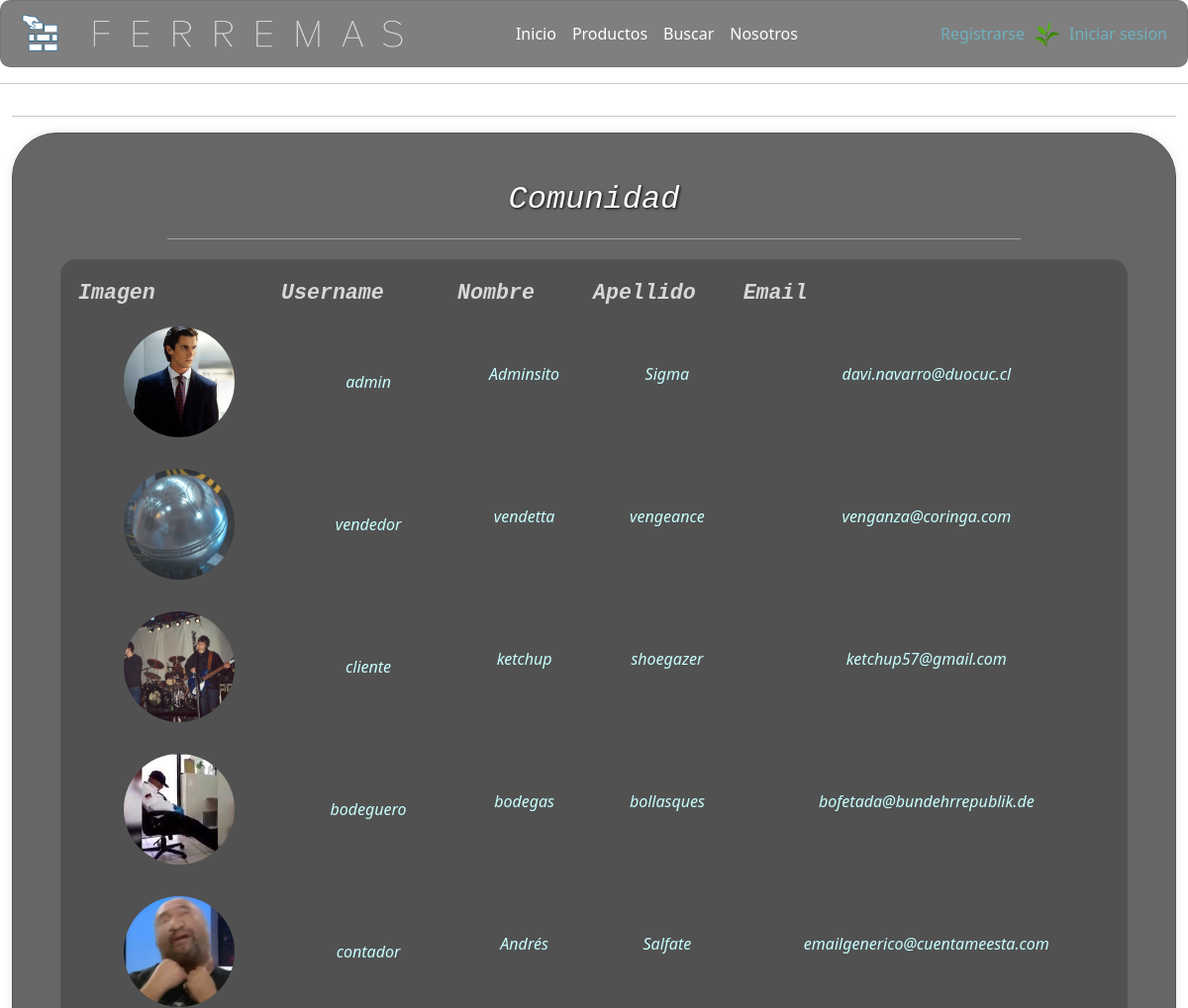
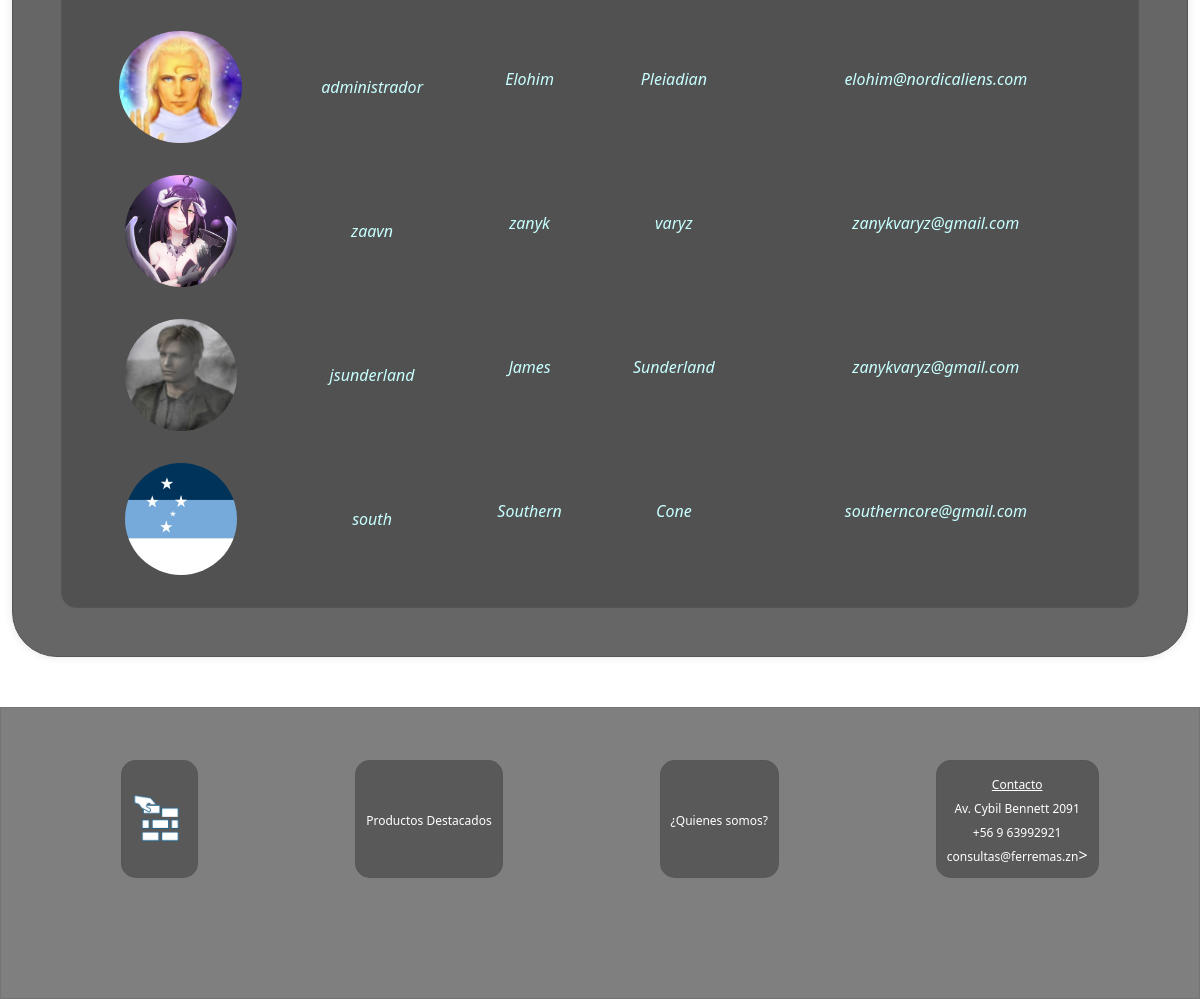
Screenshot of /usuarios/ with the database file from the repository (2 pictures, top to bottom).
### core/models.py (models this page shows)
class CustomUser(AbstractUser):
    pic = models.ImageField(upload_to='profile_pics', null=True, blank=True, default='profile_pics/default.png')
    is_staff=models.BooleanField(default=False)
    tipo = models.CharField(max_length=20,
        choices=(
            ('cliente', 'Cliente'),
            ('vendedor', 'Vendedor'),
            ('bodeguero', 'Bodeguero'),
            ('contador', 'Contador'),
            ('administrador', 'Administrador'),
        ),default='Cliente',verbose_name='Tipo')
    bio = models.TextField(verbose_name='biografia', default='', null=True, blank=True)

### core/views.py (the view)
# urls.py: path('usuarios/', views.usuarios,name="usuarios"),
def usuarios(request):
    usuarios = CustomUser.objects.all()
    return render(request, 'usuarios.html', {'usuarios':usuarios})

### core/context_processor.py (called while the page is built, shortened)
def total_carrito(request):
    total=0
    return {'total_carrito':int(total)}

### core/templates/usuarios.html
{% extends "base.html" %}
{% load static %}
{% block content %}
<div class="container-fluid">
    <hr>
    <div class="login-container">
        <div class="form-title" style="margin-bottom: 15px;">
            <h2>Comunidad</h2>
        </div>
        <span class="liner"></span>
        <div class="table-container">
            <table id="tobras">
                <thead>
                    <tr>
                        <th>Imagen</th>
                        <th>Username</th>
                        <th>Nombre</th>
                        <th>Apellido</th>
                        <th>Email</th>
                    </tr>
                </thead>
                <tbody>
                    {% for u in usuarios %}
                        <tr>
                            <td>
                                <a href="{% url 'profileWatch' u.id %}">
                                    <img src="{{ u.pic.url }}" class="img-table">
                                </a>
                            </td>
                            <td>
                                <a href="{% url 'profileWatch' u.id %}" class="td-a-profile2">
                                    {{u.username}}
                                </a>
                            </td>
                            <td>
                                <p  class="td-a-profile">
                                    {{u.first_name}}
                                </p>
                            </td>
                            <td>
                                <p  class="td-a-profile">
                                    {{u.last_name}}
                                </p>
                            </td>
                            <td>
                                <p  class="td-a-profile">
                                    {{u.email}}
                                </p>
                            </td>
                        </tr>
                    {%endfor%}
                </tbody>
            </table>
        </div>
    </div>
</div>
{% endblock %}

### core/templates/base.html (shortened to what this page needs)
<!DOCTYPE html>
<html lang="es">
<head>
    {% load static %}
    {% load crispy_forms_tags %}
    {% load crispy_forms_tags %}
    {% load widget_tweaks %}
    <link rel="stylesheet" href="{% static 'css/mystyles.css' %}">
    <link href="https://cdn.jsdelivr.net/npm/bootstrap@5.3.3/dist/css/bootstrap.min.css" rel="stylesheet" >
</head>
<body class="fade-in">
    <header>
        <nav class="navbar navbar-expand-lg menu">
            <div class="container-fluid">
                <a href="{% url 'index' %}" class="navbar-brand">
                    <img id="logofr" src="{% static 'assets/icons/frw.png'%}" alt="logo_fr" style="height: 40px;">
                </a>
                <a href="{% url 'index' %}" class="navbar-brand">
                    <img id="logo" src="{% static 'assets/icons/logo_fr.png'%}" alt="logo_gc">
                </a>
                {% if user.is_authenticated %}
                    {% if user.is_staff %}
                        {% include 'menuMiembro.html' %}
                    {% else %}
                        {% include 'menuCliente.html' %}
                    {% endif %}
                {% else %}
                    {% include 'menuGeneral.html' %}
                {% endif %}
            </div>
          </nav>
        <hr>
    </header>
    <main>
        {% block content %}
        {% endblock %}
    </main>
    <div class="item3">
        <footer>
            <div class="footerChico">
                <a href="{% url 'index' %}">
                    <img src="{% static 'assets/icons/frw.png' %}" title="Ir a inicio" alt="home" height="50px">
                </a>
            </div>
            <div class="footerChico">
                <div class="navr">
                    <a href="{% url 'products' %}">
                        <span class="footer-text">Productos Destacados</span>
                    </a>
                </div>
            </div>
            <div class="footerChico">
                <div class="navr">
                    <a href="{% url 'nosotros' %}"><span class="footer-text">¿Quienes somos?</span></a>
                </div>
            </div>
            <div class="footerChico">
                <div class="navr">
                    <span class="footer-text"><u>Contacto</u><br>Av. Cybil Bennett 2091<br>+56 9 63992921<br>consultas@ferremas.zn</span>></span>
                </div>
            </div>
        </footer>
    </div>
</body>
</html>

### core/templates/menuGeneral.html
{% load static %}
<div class="collapse navbar-collapse naz" id="navbarNavDropdown">
    <div>
        <ul class="navbar-nav me-auto mb-2 mb-lg-0">
            <li class="nav-item">
                <a class="nav-link" href="{% url 'index' %}">Inicio</a>
            </li>
            <li class="nav-item">
                <a class="nav-link" href="{% url 'products' %}">Productos</a>
            </li>
            <li class="nav-item">
                <a  class="nav-link" href="{% url 'buscar' %}">Buscar</a>
            </li>
            <li class="nav-item">
                <a  class="nav-link" href="{% url 'nosotros' %}">Nosotros</a>
            </li>
        </ul>
    </div>
    <div class="navbar-right">
        {% if user.is_authenticated %}
            <div class="boxes">
                <a href="#" class="nav-link" >{{ user.username }}</a>
            </div>
            <img src="{% static 'assets/icons/tea.png' %}" alt="imgGC">
            <div class="boxes">
                <a href="{% url 'cerrar' %}" class="navbar-item" id="#">Cerrar sesión</a>
            </div>
        {% else %}
            <div class="boxes">
                <a href="{% url 'signup' %}" id="userGC">Registrarse</a>
            </div>
            <img src="{% static 'assets/icons/tea.png' %}" alt="imgGC">
            <div class="boxes">
                <a href="{% url 'login' %}" id="userGC">Iniciar sesion</a>
            </div>
        {% endif %}
    </div>
</div>

### core/static/css/mystyles.css (style rules this page uses)
body { background-image: url("../assets/img/fondo.png"); background-repeat: no-repeat; background-position: center; background-attachment: fixed; background-size: cover; display: flex; flex-direction: column; font-family: 'Ubuntu', "times new roman", times, roman, serif; }
footer { position: relative; bottom: 0; display: flex; justify-content: space-around; flex-wrap: wrap; border: 1px solid #5555553d; background: rgba(0, 0, 0, 0.5); margin-top: 50px; padding:4vh; padding-bottom: 15vh; }
.fade-in { animation: fadeIn 1s; -webkit-animation: fadeIn 1s; -moz-animation: fadeIn 1s; -o-animation: fadeIn 1s; -ms-animation: fadeIn 1s; }
.menu { padding:1vh !important; background-color: rgba(0, 0, 0, 0.5) !important; border-radius: 10px; border: 1px solid #5555553d; }
#logo { border-radius: 10px; max-width: 42vh; display: table; width: 100%; }
.naz { display: flex; justify-content: space-between; align-items: center; padding-left: 10vh !important; }
.nav-item a { color: white; text-decoration:none; font-size: 2vh; }
.login-container { padding: 4vw; border-radius: 45px; border: 1px solid #555; box-shadow: 0 0 10px rgba(0, 0, 0, 0.1); background-color: rgba(0, 0, 0, 0.6); }
.form-title { text-align: center; font-style: italic; color: rgb(255, 255, 255); text-shadow: 1px 1px 3px rgb(5, 5, 5); font-family: 'Courier New', Courier, monospace; }
.navr { color:rgb(255, 255, 255); text-align: center; transition: background-color 0.3s ease; }
.footer-text { font-size: 1vw; }
.liner { background-color: rgba(255, 255, 255, 0.384); width: 80%; height: 1px; border-radius: 1px; display: block; margin: 0 auto; margin-top: 20px; margin-bottom: 20px; }
.table-container { width: 100%; overflow-x: scroll; background-color: rgba(0, 0, 0, 0.2); border-radius: 15px; border:1px solid #555; padding:1rem; }
.img-table { height: 7rem; border-radius: 50%; border:0; }
.td-a-profile { text-decoration: none; color: rgb(200, 255, 255); }
.td-a-profile2 { text-decoration: none; color: rgb(200, 255, 255); }
table { border-collapse: collapse; width: 100%; background-color: rgba(0, 0, 0, 0); }
th { text-align: left !important; display: relative; font-size: 3vh; font-style: italic; }
td { display: relative; white-space: wrap; text-overflow: ellipsis; padding: 1rem; text-align: center; }
td img { border-radius:15px; border:1px solid rgb(148, 217, 227); max-width: 100%; height: auto; }
thead th { color: #d7d7d7; font-family: 'Courier New', Courier, monospace; font-size: 2.7vh; font-style: italic; text-align: left; }
tbody td { color:rgb(255, 255, 255) !important; font-style: italic; }

### rows the page displays
CustomUser: pic (picture), username "admin", first_name "Adminsito", last_name "Sigma", email "davi.navarro@duocuc.cl"
CustomUser: pic (picture), username "vendedor", first_name "vendetta", last_name "vengeance", email "venganza@coringa.com"
CustomUser: pic (picture), username "cliente", first_name "ketchup", last_name "shoegazer", email "ketchup57@gmail.com"
CustomUser: pic (picture), username "bodeguero", first_name "bodegas", last_name "bollasques", email "bofetada@bundehrrepublik.de"
CustomUser: pic (picture), username "contador", first_name "Andrés", last_name "Salfate", email "emailgenerico@cuentameesta.com"
CustomUser: pic (picture), username "administrador", first_name "Elohim", last_name "Pleiadian", email "elohim@nordicaliens.com"
CustomUser: pic (picture), username "zaavn", first_name "zanyk", last_name "varyz", email "zanykvaryz@gmail.com"
CustomUser: pic (picture), username "jsunderland", first_name "James", last_name "Sunderland", email "zanykvaryz@gmail.com"
CustomUser: pic (picture), username "south", first_name "Southern", last_name "Cone", email "southerncore@gmail.com"
